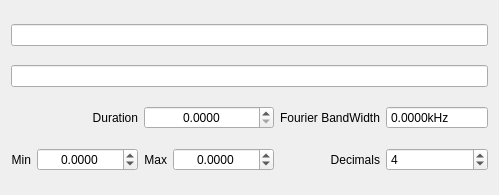
<?xml version="1.0" encoding="UTF-8"?>
<ui version="4.0">
    <class>Form</class>
    <widget class="QWidget" name="Form">
        <property name="geometry">
            <rect>
                <x>0</x>
                <y>0</y>
                <width>487</width>
                <height>195</height>
            </rect>
        </property>
        <property name="sizePolicy">
            <sizepolicy hsizetype="Preferred" vsizetype="Fixed">
                <horstretch>0</horstretch>
                <verstretch>0</verstretch>
            </sizepolicy>
        </property>
        <property name="windowTitle">
            <string>Form</string>
        </property>
        <layout class="QGridLayout" name="gridLayout">
            <item row="0" column="0" colspan="6">
                <widget class="QLineEdit" name="uiCollection">
                    <property name="readOnly">
                        <bool>true</bool>
                    </property>
                </widget>
            </item>
            <item row="4" column="2">
                <widget class="QLabel" name="label_3">
                    <property name="text">
                        <string>Max</string>
                    </property>
                    <property name="alignment">
                        <set>Qt::AlignRight|Qt::AlignTrailing|Qt::AlignVCenter</set>
                    </property>
                </widget>
            </item>
            <item row="4" column="5">
                <widget class="QSpinBox" name="uiDecimals">
                    <property name="minimum">
                        <number>0</number>
                    </property>
                    <property name="maximum">
                        <number>10</number>
                    </property>
                    <property name="value">
                        <number>4</number>
                    </property>
                </widget>
            </item>
            <item row="4" column="4">
                <widget class="QLabel" name="label_4">
                    <property name="text">
                        <string>Decimals</string>
                    </property>
                    <property name="alignment">
                        <set>Qt::AlignRight|Qt::AlignTrailing|Qt::AlignVCenter</set>
                    </property>
                </widget>
            </item>
            <item row="4" column="0">
                <widget class="QLabel" name="label_2">
                    <property name="text">
                        <string>Min</string>
                    </property>
                    <property name="alignment">
                        <set>Qt::AlignRight|Qt::AlignTrailing|Qt::AlignVCenter</set>
                    </property>
                </widget>
            </item>
            <item row="1" column="0" colspan="6">
                <widget class="QLineEdit" name="uiName">
                    <property name="readOnly">
                        <bool>true</bool>
                    </property>
                </widget>
            </item>
            <item row="4" column="1">
                <widget class="QDoubleSpinBox" name="uiMin">
                    <property name="alignment">
                        <set>Qt::AlignCenter</set>
                    </property>
                    <property name="keyboardTracking">
                        <bool>false</bool>
                    </property>
                    <property name="decimals">
                        <number>4</number>
                    </property>
                    <property name="minimum">
                        <double>-999999999.000000000000000</double>
                    </property>
                    <property name="maximum">
                        <double>999999999.000000000000000</double>
                    </property>
                    <property name="singleStep">
                        <double>0.000100000000000</double>
                    </property>
                </widget>
            </item>
            <item row="4" column="3">
                <widget class="QDoubleSpinBox" name="uiMax">
                    <property name="alignment">
                        <set>Qt::AlignCenter</set>
                    </property>
                    <property name="keyboardTracking">
                        <bool>false</bool>
                    </property>
                    <property name="decimals">
                        <number>4</number>
                    </property>
                    <property name="minimum">
                        <double>-999999999.000000000000000</double>
                    </property>
                    <property name="maximum">
                        <double>999999999.000000000000000</double>
                    </property>
                    <property name="singleStep">
                        <double>0.000100000000000</double>
                    </property>
                </widget>
            </item>
            <item row="3" column="0" colspan="2">
                <widget class="QLabel" name="label">
                    <property name="text">
                        <string>Duration</string>
                    </property>
                    <property name="alignment">
                        <set>Qt::AlignRight|Qt::AlignTrailing|Qt::AlignVCenter</set>
                    </property>
                </widget>
            </item>
            <item row="3" column="2" colspan="2">
                <widget class="QDoubleSpinBox" name="uiValue">
                    <property name="alignment">
                        <set>Qt::AlignCenter</set>
                    </property>
                    <property name="keyboardTracking">
                        <bool>false</bool>
                    </property>
                    <property name="decimals">
                        <number>4</number>
                    </property>
                    <property name="singleStep">
                        <double>0.000100000000000</double>
                    </property>
                </widget>
            </item>
            <item row="3" column="4">
                <widget class="QLabel" name="label_5">
                    <property name="text">
                        <string>Fourier BandWidth</string>
                    </property>
                </widget>
            </item>
            <item row="3" column="5">
                <widget class="QDoubleSpinBox" name="uiBandwidth">
                    <property name="readOnly">
                        <bool>true</bool>
                    </property>
                    <property name="buttonSymbols">
                        <enum>QAbstractSpinBox::NoButtons</enum>
                    </property>
                    <property name="keyboardTracking">
                        <bool>false</bool>
                    </property>
                    <property name="suffix">
                        <string>kHz</string>
                    </property>
                    <property name="decimals">
                        <number>4</number>
                    </property>
                    <property name="maximum">
                        <double>999999999.000000000000000</double>
                    </property>
                </widget>
            </item>
        </layout>
    </widget>
    <resources/>
    <connections/>
</ui>
